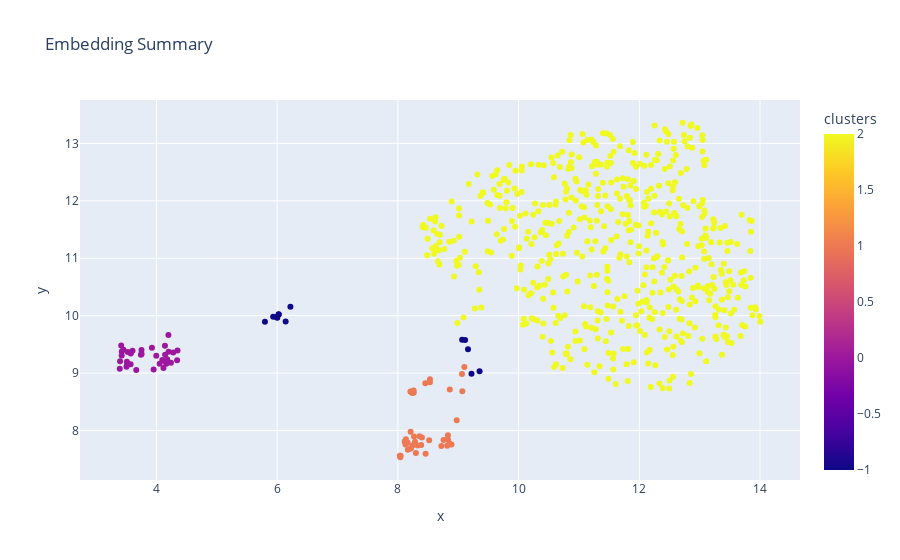

Notebook code cell kept with this figure:
### Code cell
dff = data_visualization.get_df_for_plot(low_dim_embeddings_umap, labels, date_labels, hdbscan_labels)
fig_hdbscan, dfff = data_visualization.embedding_scatter_plot(dff)
fig_hdbscan.show()

### Figure 1 — Plotly figure (JSON) as saved in the notebook; plotly's stock layout.template omitted (floating-point values rounded to 4 significant figures; data arrays with more than 128 entries replaced by an {"elided": "..."} marker saying what was removed)
{"data": [{"customdata": {"elided": "640x2 str values"}, "hovertemplate": "<b>%{hovertext}</b><br><br>x=%{x}<br>y=%{y}<br>ID=%{customdata[0]}<br>date=%{customdata[1]}<br>clusters=%{marker.color}<extra></extra>", "hovertext": {"elided": "640 str values"}, "legendgroup": "", "marker": {"color": {"elided": "640 int values"}, "coloraxis": "coloraxis", "symbol": "circle"}, "mode": "markers", "name": "", "orientation": "v", "showlegend": false, "type": "scatter", "x": {"elided": "640 float values"}, "xaxis": "x", "y": {"elided": "640 float values"}, "yaxis": "y"}], "layout": {"coloraxis": {"colorbar": {"title": {"text": "clusters"}}, "colorscale": [[0, "#0d0887"], [0.1111, "#46039f"], [0.2222, "#7201a8"], [0.3333, "#9c179e"], [0.4444, "#bd3786"], [0.5556, "#d8576b"], [0.6667, "#ed7953"], [0.7778, "#fb9f3a"], [0.8889, "#fdca26"], [1, "#f0f921"]]}, "legend": {"tracegroupgap": 0}, "title": {"text": "Embedding Summary"}, "xaxis": {"anchor": "y", "domain": [0, 1], "title": {"text": "x"}}, "yaxis": {"anchor": "x", "domain": [0, 1], "title": {"text": "y"}}}}
